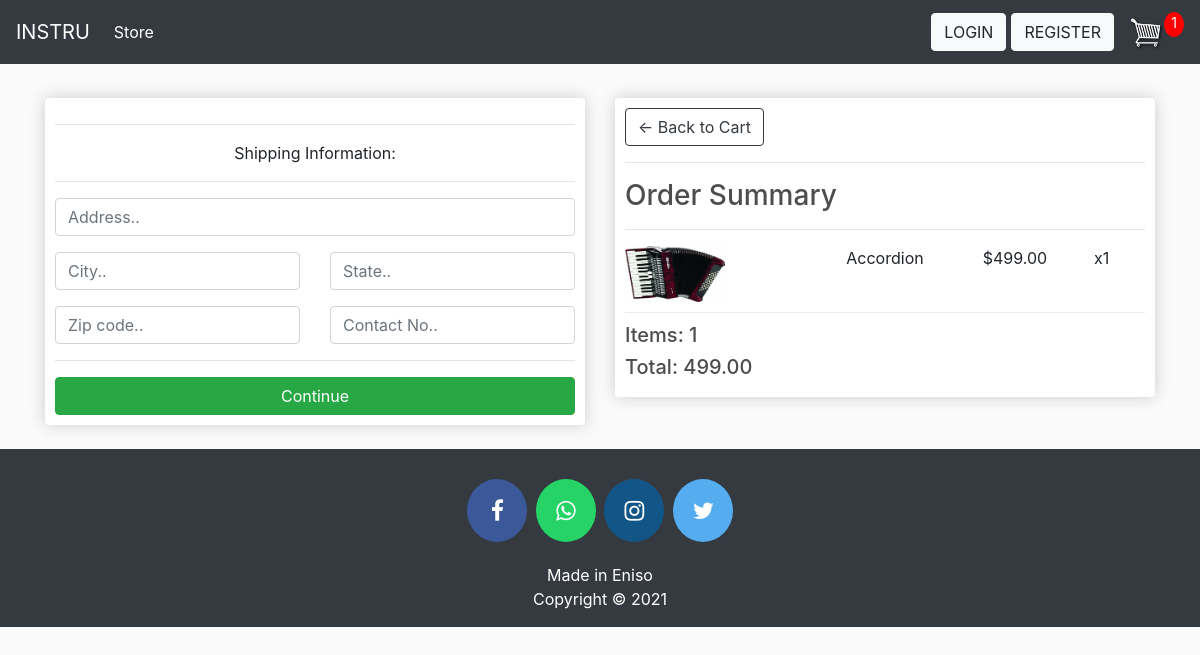
The app's page /checkout/ (signed in) with its own data.
### store/models.py (models this page shows, shortened)
class OrderItem(models.Model):
    product = models.ForeignKey(
        Product, on_delete=models.SET_NULL, blank=True, null=True)
    order = models.ForeignKey(
        Order, on_delete=models.SET_NULL, blank=True, null=True)
    quantity = models.IntegerField(default=0, null=True, blank=True)
    date_added = models.DateTimeField(auto_now_add=True)
    @property
    def get_total(self):
        total = self.product.price * self.quantity
        return total

class Product(models.Model):
    image = models.ImageField(null=True, blank=True)
    name = models.CharField(max_length=200, null=True)
    price = models.DecimalField(max_digits=7, decimal_places=2)
    digital = models.BooleanField(default=False, null=True, blank=False)
    @property
    def imageURL(self):
        try:
            url = self.image.url
        except:
            url = ''
        return url

class Order(models.Model):
    customer = models.ForeignKey(
        Customer, on_delete=models.SET_NULL, blank=True, null=True)
    date_ordered = models.DateTimeField(auto_now_add=True)
    complete = models.BooleanField(default=False, null=True, blank=False)
    transaction_id = models.CharField(max_length=200, null=True)
    @property
    def shipping(self):
        shipping = False
        orderitems = self.orderitem_set.all()
        for i in orderitems:
            if i.product.digital == False:
                shipping = True
        return shipping
    @property
    def get_cart_total(self):
        orderitems = self.orderitem_set.all()
        total = sum([item.get_total for item in orderitems])
        return total
    @property
    def get_cart_items(self):
        orderitems = self.orderitem_set.all()
        total = sum([item.quantity for item in orderitems])
        return total

### store/views.py (the view)
# urls.py: path('checkout/', views.checkout, name="checkout"),
def checkout(request):
    data = cartData(request)
    items = data['items']
    order = data['order']
    cartItems = data['cartItems']
    context = {'items': items, 'order': order, 'cartItems': cartItems}
    return render(request, 'store/checkout.html', context)

### store/utils.py (called while the page is built)
def cartData(request):
    if request.user.is_authenticated:
        customer = request.user.customer
        order, created = Order.objects.get_or_create(
            customer=customer, complete=False)
        items = order.orderitem_set.all()
        cartItems = order.get_cart_items
    else:
        cookieData = cookieCart(request)
        items = cookieData['items']
        order = cookieData['order']
        cartItems = cookieData['cartItems']
    return {'items': items, 'order': order, 'cartItems': cartItems}

### store/templates/store/checkout.html (shortened to what this page needs)
{% extends 'store/main.html' %}
{% load static %}
{% block content %}
  <div class="row">
    <div class="col-lg-6">
      <div class="box-element" id="form-wrapper">
        <form id="form">
          <div id="shipping-info">
            <hr>
            <p>Shipping Information:</p>
            <hr>
            <div class="form-group">
              <input class="form-control" type="text" name="address" placeholder="Address..">
            </div>
            <div class="form-group row">
              <div class="col-6">
                <input class="form-control" type="text" name="city" placeholder="City..">
              </div>
              <div class="col-6">
                <input class="form-control" type="text" name="state" placeholder="State..">
              </div>
            </div>
            <div class="form-group row">
              <div class="col-6">
                <input class="form-control" type="text" name="zipcode" placeholder="Zip code..">
              </div>
              <div class="col-6">
                <input class="form-control" type="text" name="contact" placeholder="Contact No..">
              </div>
            </div>
          </div>
          <hr>
          <input id="form-button" class="btn btn-success btn-block" type="submit" value="Continue">
        </form>
      </div>
      <br>
    </div>
    <div class="col-lg-6">
      <div class="box-element">
        <a  class="btn btn-outline-dark" href="{% url 'cart' %}">&#x2190; Back to Cart</a>
        <hr>
        <h3>Order Summary</h3>
        <hr>
        {%for item in items %}
        <div class="cart-row">
          <div style="flex:2"><img class="row-image" src="{{ item.product.imageURL }}"></div>
          <div style="flex:2"><p>{{ item.product.name }}</p></div>
          <div style="flex:1"><p>${{ item.product.price }}</p></div>
          <div style="flex:1"><p>x{{ item.quantity }}</p></div>
        </div>
        {% endfor %}
        <h5>Items: {{ order.get_cart_items }}</h5>
        <h5>Total: {{ order.get_cart_total|floatformat:2}}</h5>
      </div>
    </div>
  </div>
{% endblock content %}

### static/css/main.css (style rules this page uses)
body { background-color: hsl(0, 0%, 98%); }
h1,h2,h3,h4,h5,h6 { color:hsl(0, 0%, 30%); }
.box-element { box-shadow:hsl(0, 0%, 80%) 0 0 16px; background-color: #fff; border-radius: 4px; padding: 10px; }
.col-lg-4, .col-lg-6, .col-lg-8, .col-lg-12 { margin-top: 10px; }
.row-image { width: 100px; }
.cart-row { display: flex; align-items: flex-stretch; padding-bottom: 10px; margin-bottom: 10px; border-bottom: 1px solid #ececec; }

### store/templates/store/footer.html (style rules this page uses)
p { text-align: center; }

### records on screen
OrderItem: product.imageURL (picture), product.name "Accordion", product.price "499.00", quantity "1"
Order: get_cart_items "1", get_cart_total "499.00"

### other values on screen
{{ cartItems }} "1"
